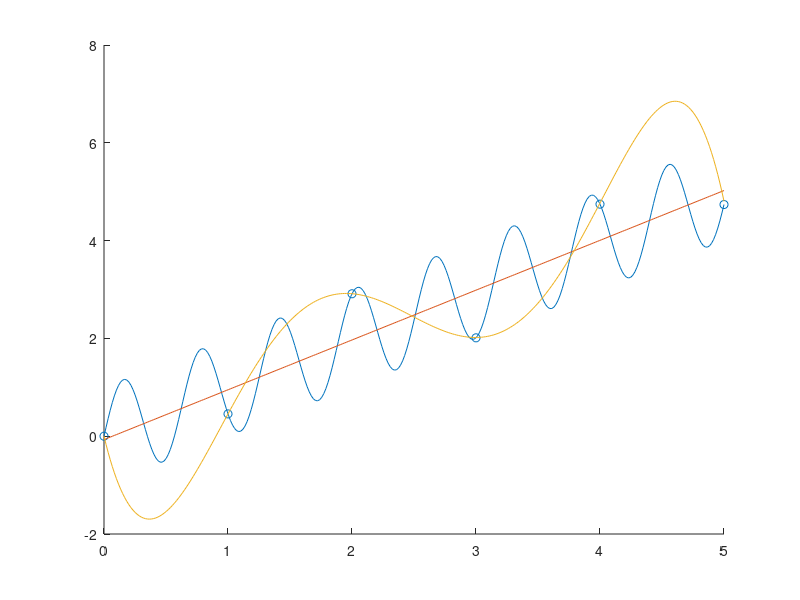

Recreate this plot in MATLAB.
clear all
clc

x = linspace(0,5,6);
x2 = linspace(0,5,300);
y = sin(10*x) + x;
y_sin = sin(10*x2) + x2;
y_linear = -0.0695 + 1.0187*x2
%y_qua = -0.1417 + 1.1270*x2 -0.0217*x2.^2
%y_cub = -0.0658 + 0.7804*x2 + 0.1681*x2.^2 -0.0253*x2.^3
%y_4th = -0.1021 + 1.3851*x2 -0.4819*x2.^2 + 0.1863*x2.^3 -0.0212*x2.^4
y_5th = -10.5621*x2 + 20.0566*x2.^2 -11.4819*x2.^3 + 2.6578*x2.^4 -0.2143*x2.^5

figure
scatter(x,y);
hold on
plot(x2,y_sin)
plot(x2,y_linear)
%plot(x2,y_qua)
%plot(x2,y_cub)
%plot(x2,y_4th)
plot(x2,y_5th)